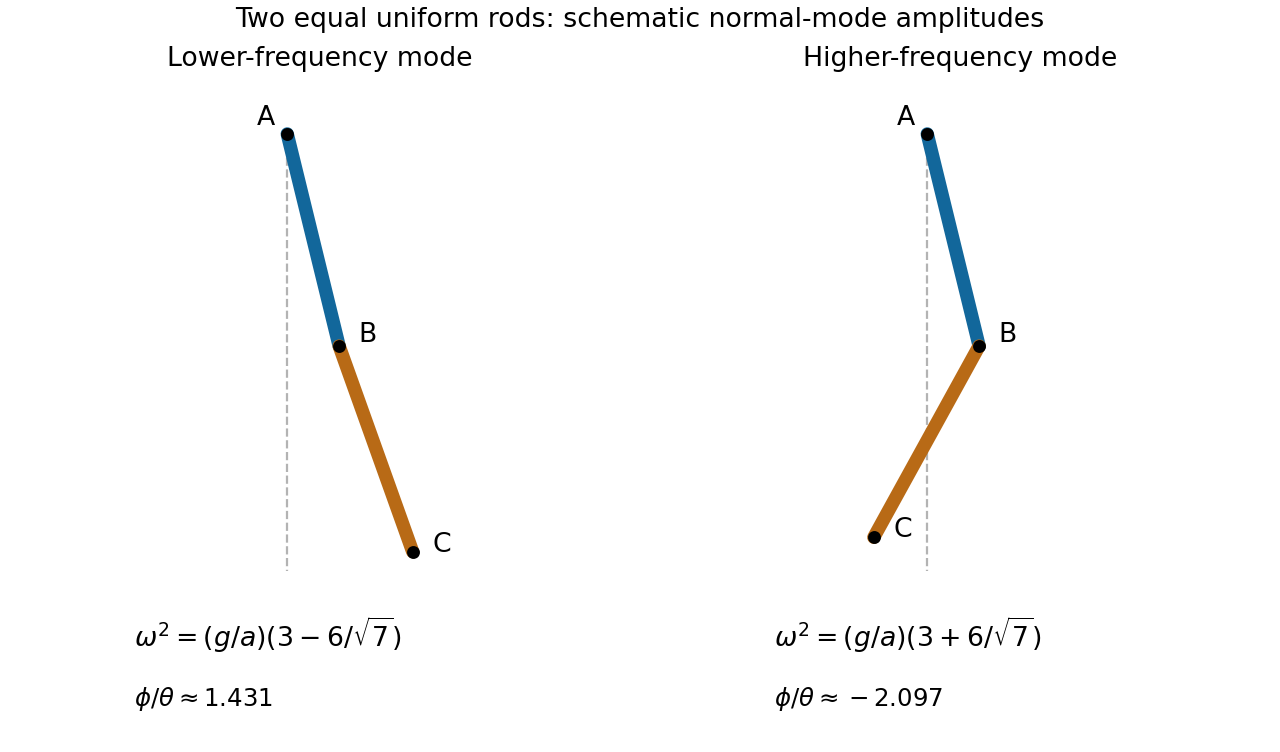

This figure's Python source:
"""Generate PNG in CWD; Python 3.14, NumPy, Matplotlib."""
import numpy as np
import matplotlib
matplotlib.use("Agg")
import matplotlib.pyplot as plt
fig,axs=plt.subplots(1,2,figsize=(8,4.7),facecolor="white",layout="constrained")
for ax,sgn,name in[(axs[0],-1,"Lower-frequency mode"),(axs[1],1,"Higher-frequency mode")]:
 k=3+sgn*6/np.sqrt(7);ratio=(9-8*k)/(3*k);theta=.24;phi=ratio*theta
 a=np.array([0.,0.]);b=np.array([np.sin(theta),-np.cos(theta)]);c=b+np.array([np.sin(phi),-np.cos(phi)])
 ax.plot([0,0],[0,-2],ls="--",color="0.7",lw=1)
 ax.plot([a[0],b[0]],[a[1],b[1]],color="#12679b",lw=6,solid_capstyle="round")
 ax.plot([b[0],c[0]],[b[1],c[1]],color="#b86a16",lw=6,solid_capstyle="round")
 for q,label,off in[(a,"A",(-.14,.04)),(b,"B",(.09,.02)),(c,"C",(.09,0))]:
  ax.scatter(*q,color="black",s=23,zorder=5);ax.text(*(q+off),label,fontsize=12)
 ax.text(-.7,-2.35,fr"$\omega^2=(g/a)(3{'-'if sgn<0 else'+'}6/\sqrt{{7}})$",fontsize=12)
 ax.text(-.7,-2.62,fr"$\phi/\theta\approx{ratio:.3f}$",fontsize=11)
 ax.set(aspect="equal",xlim=(-.9,1.2),ylim=(-2.8,.25),title=name)
 ax.axis("off")
fig.suptitle("Two equal uniform rods: schematic normal-mode amplitudes",fontsize=12)
fig.savefig("2006-options-rod-modes.png",dpi=160,facecolor="white")
